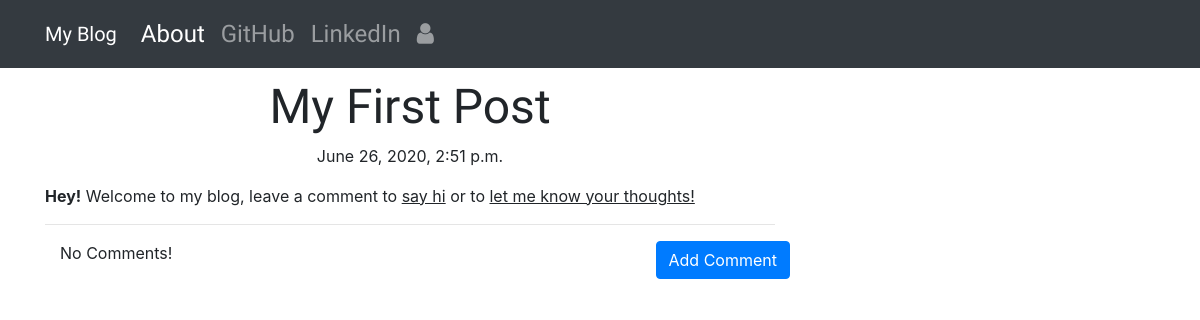
The app's page /post/2/ with its own data.
### blog/models.py (models this page shows, shortened)
class Post(models.Model):
    author = models.ForeignKey('auth.User',on_delete=models.CASCADE)
    title = models.CharField(max_length=200)
    text = models.TextField()
    created_date = models.DateTimeField(default=timezone.now)
    published_date = models.DateTimeField(blank=True,null=True)

### blog/views.py (the view)
# urls.py: path('post/<int:pk>/',views.PostDetailView.as_view(),name='post_detail'),
class PostDetailView(DetailView):
    model = Post

### blog/templates/blog/post_detail.html (shortened to what this page needs)
{% extends "blog/base.html" %}
{% block content%}
<h1 class="posttitle loader">{{ post.title }}</h1>
{% if post.published_date %}
<div class="date postdate">
  {{ post.published_date }}
</div>
{% else %}
<a class="btn btn-default" href="{% url 'post_publish' pk=post.pk %}">Publish</a>
{% endif %}
<p class="postcontent">{{ post.text|safe|linebreaksbr}}</p>
<hr>
<a class="btn btn-primary btn-comment" href="{% url 'add_comment_to_post' pk=post.pk %}">Add Comment</a>
<div class="container">
  {% for comment in post.comments.all %}
  <br>
    <!-- {% if user.is_authenticated or comment.approved_comment %}
      {{ comment.created_date }}
      {% if not comment.approved_comment %}
      <a class="btn btn-primary" href="{% url 'comment_remove' pk=comment.pk %}"><span class="fa fa-remove"></span></a>
      <a class="btn btn-primary" href="{% url 'comment_approve' pk=comment.pk %}"><span class="fa fa-check"></span></a>
      {% endif %} -->
      <p>{{comment.text|safe|linebreaks}}</p>
      <p>Posted by: {{comment.author }}</p>
    {% endif %}
    {% empty %}
    <p>No Comments!</p>
  {% endfor %}
</div>
{% endblock %}

### blog/static/css/blog.css (style rules this page uses)
.postdate { text-align: center; }
.posttitle { font-family: 'Marvel',sans-serif; font-size: 3em; text-align: center; }
.postcontent { font-family: 'Montserrat'; font-size: 1.5em; }
.btn-comment { position: absolute; right: 0px; }
.loader { filter:hue-rotate(0deg); color:linear-gradient(45deg,#0f8,#08f); animation:hue 10000ms infinite linear; }

### records on screen
Post: title "My First Post", published_date "June 26, 2020, 2:51 p.m.", text "Hey! Welcome to my blog, leave a comment to say hi or to let me know your thoughts!"
